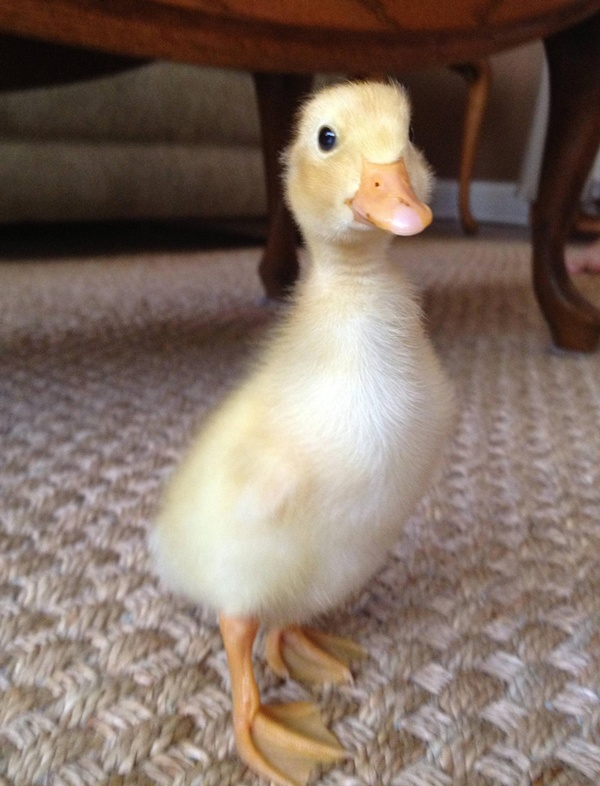
#> input picture yangwenhao3906/0000/hello.jpg, 600 x 786 px
$ python solve.py
#> lines starting #> are read from the running program, lines starting #| are printed output that depends on the picture
from PIL import Image
from PIL import ImageDraw
from PIL import ImageFont

def icon_message_unread_num(icon_file_path, message_unread_num) -> None:
#> called with icon_file_path = 'hello.jpg', message_unread_num = 3
    image = Image.open(icon_file_path)
#> image is the input picture: PIL image 600x786 RGB; mean R, G, B 129.1, 111.4, 100.2
    image_size = image.size
#> image_size = (600, 786)
    font_size = int(image.size[1] / 4)
#> font_size = 196
    print("image load success")

    font = ImageFont.truetype(font = 'arial.ttf', size = font_size)

    draw = ImageDraw.Draw(image)
    draw.text(xy = (image.size[0]-font_size, 0), text = str(message_unread_num), font = font)

    image.save("new.jpg")
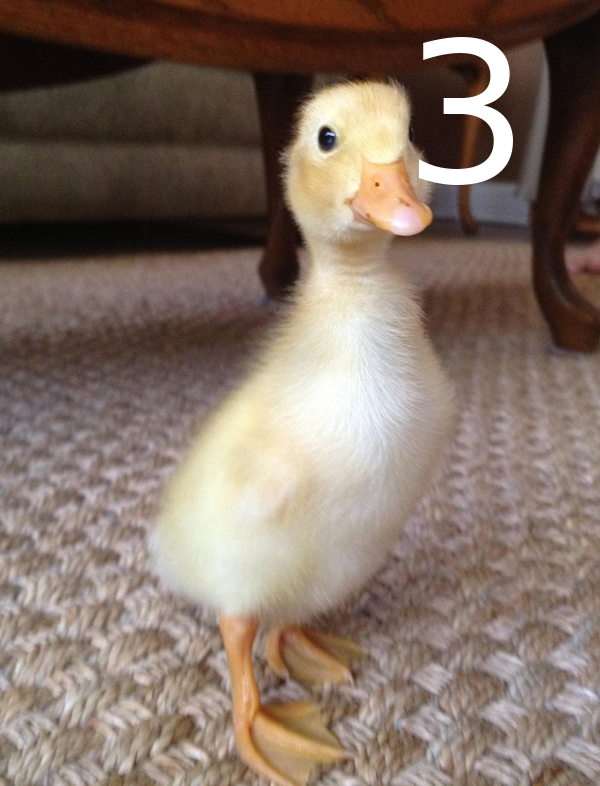
#> saved as new.jpg: PIL image 600x786 RGB; mean R, G, B 131.2, 113.9, 102.7

icon_message_unread_num("hello.jpg",3)
